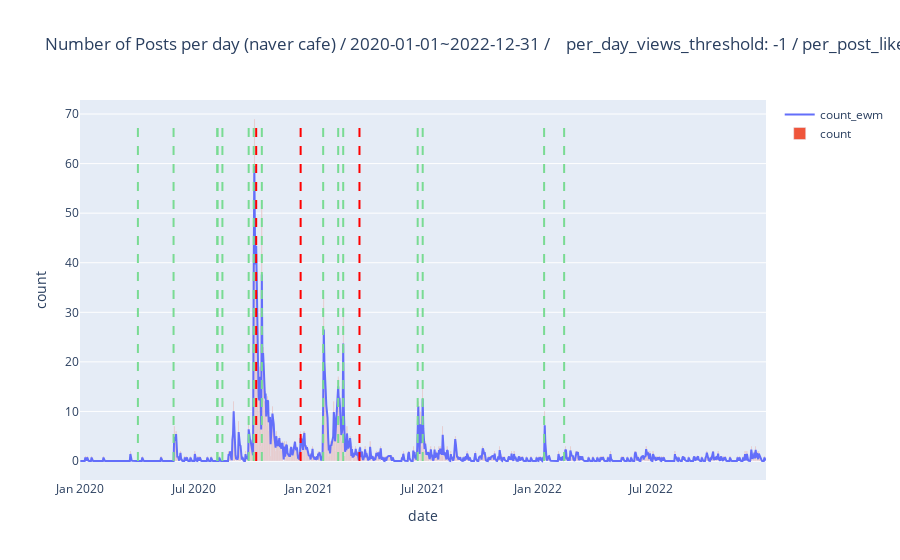

This figure's notebook cell:
### Code cell
# original
vis_df = filtered_by_keyword_naver_cafe_posts_df
day_start = '2020-01-01'
day_end = '2022-12-31'
per_day_views_threshold = -1
per_post_likes_threshold = -1
title = f'Number of Posts per day (naver cafe) / {day_start}~{day_end} /\
    per_day_views_threshold: {per_day_views_threshold} / per_post_likes_threshold: {per_post_likes_threshold}' 
vis_df = plot_per_day_post_count_plotly_with_events(filtered_by_keyword_naver_cafe_posts_df, title=title,\
    day_start=day_start, day_end=day_end, \
    per_post_likes_threshold=per_post_likes_threshold, \
    per_day_views_threshold=per_day_views_threshold, \
    events=events,
    smoothing='ewm'
)

### Figure 1 — Plotly figure (JSON) as saved in the notebook; plotly's stock layout.template omitted (floating-point values rounded to 4 significant figures; data arrays with more than 128 entries replaced by an {"elided": "..."} marker saying what was removed)
{"data": [{"mode": "lines", "name": "count_ewm", "type": "scatter", "x": {"elided": "1096 str values"}, "y": {"elided": "1096 float values"}}, {"name": "count", "type": "bar", "x": {"elided": "1096 str values"}, "y": {"elided": "1096 int values"}}], "layout": {"shapes": [{"line": {"color": "Red", "dash": "dash", "width": 2}, "type": "line", "x0": "2020-10-08", "x1": "2020-10-08", "y0": 0, "y1": 69}, {"line": {"color": "Red", "dash": "dash", "width": 2}, "type": "line", "x0": "2020-12-18", "x1": "2020-12-18", "y0": 0, "y1": 69}, {"line": {"color": "Red", "dash": "dash", "width": 2}, "type": "line", "x0": "2021-03-22", "x1": "2021-03-22", "y0": 0, "y1": 69}, {"line": {"color": "#79db93", "dash": "dash", "width": 2}, "type": "line", "x0": "2021-02-24", "x1": "2021-02-24", "y0": 0, "y1": 69}, {"line": {"color": "#79db93", "dash": "dash", "width": 2}, "type": "line", "x0": "2020-04-02", "x1": "2020-04-02", "y0": 0, "y1": 69}, {"line": {"color": "#79db93", "dash": "dash", "width": 2}, "type": "line", "x0": "2020-05-29", "x1": "2020-05-29", "y0": 0, "y1": 69}, {"line": {"color": "#79db93", "dash": "dash", "width": 2}, "type": "line", "x0": "2020-08-07", "x1": "2020-08-07", "y0": 0, "y1": 69}, {"line": {"color": "#79db93", "dash": "dash", "width": 2}, "type": "line", "x0": "2020-08-15", "x1": "2020-08-15", "y0": 0, "y1": 69}, {"line": {"color": "#79db93", "dash": "dash", "width": 2}, "type": "line", "x0": "2020-09-26", "x1": "2020-09-26", "y0": 0, "y1": 69}, {"line": {"color": "#79db93", "dash": "dash", "width": 2}, "type": "line", "x0": "2020-08-07", "x1": "2020-08-07", "y0": 0, "y1": 69}, {"line": {"color": "#79db93", "dash": "dash", "width": 2}, "type": "line", "x0": "2020-10-04", "x1": "2020-10-04", "y0": 0, "y1": 69}, {"line": {"color": "#79db93", "dash": "dash", "width": 2}, "type": "line", "x0": "2020-10-17", "x1": "2020-10-17", "y0": 0, "y1": 69}, {"line": {"color": "#79db93", "dash": "dash", "width": 2}, "type": "line", "x0": "2021-01-23", "x1": "2021-01-23", "y0": 0, "y1": 69}, {"line": {"color": "#79db93", "dash": "dash", "width": 2}, "type": "line", "x0": "2021-02-16", "x1": "2021-02-16", "y0": 0, "y1": 69}, {"line": {"color": "#79db93", "dash": "dash", "width": 2}, "type": "line", "x0": "2021-06-23", "x1": "2021-06-23", "y0": 0, "y1": 69}, {"line": {"color": "#79db93", "dash": "dash", "width": 2}, "type": "line", "x0": "2021-07-01", "x1": "2021-07-01", "y0": 0, "y1": 69}, {"line": {"color": "#79db93", "dash": "dash", "width": 2}, "type": "line", "x0": "2022-01-11", "x1": "2022-01-11", "y0": 0, "y1": 69}, {"line": {"color": "#79db93", "dash": "dash", "width": 2}, "type": "line", "x0": "2022-02-12", "x1": "2022-02-12", "y0": 0, "y1": 69}], "title": {"text": "Number of Posts per day (naver cafe) / 2020-01-01~2022-12-31 /    per_day_views_threshold: -1 / per_post_likes_threshold: -1"}, "xaxis": {"title": {"text": "date"}}, "yaxis": {"title": {"text": "count"}}}}
